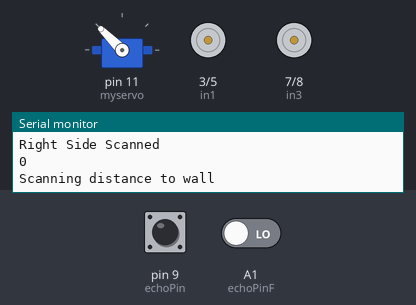
The sketch below on a simulated Arduino Uno, built with avr-gcc and run on an emulated ATmega328P. On the bench: servo, motor-driver pin pairs drawn as motors (green arrow = first pin HIGH = forward, orange = second pin HIGH = backward, longer = more drive), the last lines printed to the serial monitor. The test bench sets the inputs (shaded band); at power-on: pin 9 (echoPin) LOW, A1 (echoPinF) LOW.

Above: at 20.6 s.
20.7 s: pin 9 (echoPin) pulsed HIGH 5 times (0.12 s each, 0.3 s apart)
At 23.0 s:
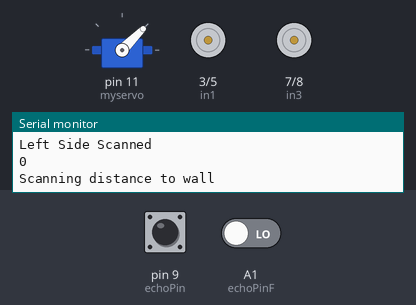
At 24.6 s:
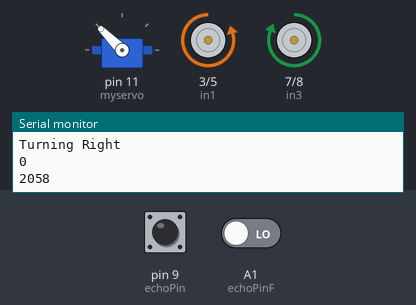
Timing chart, 0 to 35.6 s (numbered marks = the images above; inputs shaded):
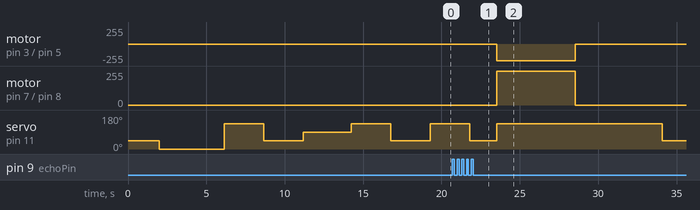

The sketch:

Arduino_Robot_Code_WServo_Degrees_AS.ino
```cpp
void(* resetFunc) (void) = 0;
//Defining connections for the motors
#define in1 3    //in1 (H-board) connected with 2 (Arduino)   Left
#define in2 5    //in2 (H-board) connected with 4 (Arduino)   Left                Probably change these values up here
#define in3 7    //in3 (H-board) connected with 7 (Arduino)   Right
#define in4 8    //in4 (H-board) connected with 8 (Arduino)   Right

//Definionnections for ultrasonic sensor
#define echoPin 9    //echo (Sensor) connected with PWM 9
#define trigPin 10   //trig (Sensor) connected with PWM 10
#define RESET 12     //restarts code

//
#define echoPinF A1    //echo (Sensor) connected with PWM 9
#define trigPinF A0   //trig (Sensor) connected with PWM 10

#include <Servo.h>
Servo myservo;

//Defining variables
long duration; //Long variable used to extend the amount of time the sensor records to properly measure the the speed of the wavelength when calculating distance
int distance; //variable for distance in centimeters
double Tim; //Time is in regards to miliseconds
int ang=0; //For Servo
int conWall=0;
int Left=0;
int Right=0;
double DWall=0;


//Defining variables for Front
long Fduration;
int Fdistance;
double FTim;
int Front=0;


void setup()
{
 myservo.attach(11);
 myservo.write(45);
 pinMode (trigPin, OUTPUT);     //The trig pin on the Servo Sensor
 pinMode (echoPin, INPUT);      //The echo pin on the Servo Sensor
 pinMode (trigPinF, OUTPUT);    //The trig pin on the Front Sensor
 pinMode (echoPinF, INPUT);     //The echo pin on the Front Sensor
 pinMode (in1, OUTPUT);         //In1 on the H-Board; Used to spin the left motor in the same direction as In3
 pinMode (in2, OUTPUT); //       //In2 on the H-Board; Used to spin the left motor in the same direction as In4  INPUT
 pinMode (in3, OUTPUT);         //In3 on the H-Board; Used to spin the right motor in the same direction as In1
 pinMode (in4, OUTPUT);          //In4 on the H-Board; Used to spin the right motor in the same direction as In2 INPUT

 Serial.begin(9600);            //Launches the Serial Monitor in 9600 baud
 Serial.println("Launching..."); //Just to know when the program starts
 Serial.println("(Failsafe Ready)");
 delay(2000);

 //Methods
 FindWall();                    //Used to find object
 TurnToWall();                  //Turns the robot in the direction of the wall
 LRCompare();                   //Possibly scan to detect which direction will allow the robot to move
 FollowWallSides();             //Wall following
 //More stuff                               The velocity is 3.989822670059037m/s (or 0.398982267005903668), the distance is found, and the time is t=d/v
}

double FindWall()
{
  do
  {
    myservo.write(ang);
    digitalWrite(trigPin, LOW);             //Doesn't trigger the Sensor
    delay(10);                              //The delay
    digitalWrite(trigPin, HIGH);            //Triggers the Sensor and the ultrasonic pulses
    delay(10);                              //Another delay
    digitalWrite(trigPin, LOW);             //Stops the Sensor
    duration=pulseIn(echoPin, HIGH);        //The echoPin activates and recieves the wave used by the trigPin
    distance=duration*0.0343/2;             //Distance=Duration*Speed of Sound (in centimeters)/the delay that the trigPin writes (in microseconds)
    Serial.print("Distance: ");             //Print
    Serial.print(distance);                 //Print
    Serial.println(" cm");                  //Prints and has the printing in the Serial Monitor be on separate lines
    ang=ang+1;
    delay (100);
  }
  while(ang<=135&&distance>=20);               //Change 40 to 20
    {
      if (distance<=20)                        //Change 40 to 20
      {
        ang=ang;
        Serial.print("Found nearby object: ");
        Serial.print(distance);
        Serial.print(" cm away at ");
        Serial.print(ang);
        Serial.println(" degrees");
        digitalWrite(trigPin, LOW);       //
        digitalWrite(echoPin, LOW);
        Serial.println("Scanning...paused");
        delay(1000);
        TurnToWall();
        Time();
        Approach();
      }
      if (ang>=135)
      {
        Serial.println("Task Failed: Reset");
        myservo.write(0);
        Serial.println("Repositioning Start...");
        Serial.println("Failsafe enabled");
        //Implement motors to either go foward by a little bit or spin to readjust itself
//       Realign ();
        resetFunc();
      }
    }
}

void TurnToWall()  //Used to change servo and readjust the motors
{
    if (ang>40&&ang<50)
  {
    Serial.println("Turning 45 degrees");
  analogWrite(in1,50);
  analogWrite(in4,50);
  delay(3);
  }
    if (ang>55&&ang<65)
  {
    Serial.println("Turning 30 degrees");
  analogWrite(in1,50);
  analogWrite(in4,50);
  delay(2);
  }
    if (ang>70&&ang<80)
  {
    Serial.println("Turning 15 degrees");
  analogWrite(in1,50);
  analogWrite(in4,50);
  delay(1);
  }
    if (ang>85&&ang<95)
  {
    //The only one that would be able to go forward; so nothing would happen
    Serial.println("Turning 0 degrees");
  }
    if (ang>100&&ang<110)
  {
    Serial.println("Turning 15 degrees");
  analogWrite(in2,50);
  analogWrite(in3,50);
  delay(1);
  }
    if (ang>115&&ang<125)
  {
    Serial.println("Turning 30 degrees");
  analogWrite(in2,50);
  analogWrite(in3,50);
  delay(2);
  }
    if (ang>130&&ang<140)
  {
    Serial.println("Turning 45 degrees");
  analogWrite(in2,50);
  analogWrite(in3,50);
  delay(3);
  }
}

void Time()
{
  //Basically use the distance given and divide by the velocity to find the time needed to determine how long the wheels should spin for


    digitalWrite(trigPin, LOW);             //Doesn't trigger the Sensor
    Serial.println("Scanning distance to wall");
    delay(10);                              //The delay
    digitalWrite(trigPin, HIGH);            //Triggers the Sensor and the ultrasonic pulses
    delay(10);                              //Another delay
    digitalWrite(trigPin, LOW);             //Stops the Sensor
    duration=pulseIn(echoPin, HIGH);        //The echoPin activates and recieves the wave used by the trigPin
  distance=duration*0.0343/2;
  Tim=distance/0.398982267005903668;
  Serial.print("Distance to wall: ");
  Serial.print(distance);
  Serial.println(" cm");
  Serial.print(Tim*0.1);                    //Multiplied by 0.001
  Serial.println(" seconds to approach object");
}

void Approach()
{
  int Right=0;
  int Left=0;
  analogWrite(in1,250);
  analogWrite(in3,255);                   //           I think these are reversed but I would have to test it
  delay(Tim*100);                  //either times 10 or 100
  analogWrite(in1,0);
  analogWrite(in3,0);
  delay(10);
  Serial.println("Here");
  Serial.println(distance);
  delay(1000);
  Serial.println(distance);
}

double LSide()
{
  myservo.write(135);
  digitalWrite(trigPin, LOW);             //Doesn't trigger the Sensor
  Serial.println("Scanning distance to wall");
  delay(10);                              //The delay
  digitalWrite(trigPin, HIGH);            //Triggers the Sensor and the ultrasonic pulses
  delay(10);                              //Another delay
  digitalWrite(trigPin, LOW);             //Stops the Sensor
  duration=pulseIn(echoPin, HIGH);        //The echoPin activates and recieves the wave used by the trigPin
  distance=duration*0.0343/2;
  Tim=distance/0.398982267005903668;
  delay (500);
  Left=distance;
  delay(1000);
  myservo.write(90);
  Serial.println("Left Side Scanned");
  Serial.println(distance);
  return Left;
}
double RSide()
{
  myservo.write(45);
  digitalWrite(trigPin, LOW);             //Doesn't trigger the Sensor
  Serial.println("Scanning distance to wall");
  delay(10);                              //The delay
  digitalWrite(trigPin, HIGH);            //Triggers the Sensor and the ultrasonic pulses
  delay(10);                              //Another delay
  digitalWrite(trigPin, LOW);             //Stops the Sensor
  duration=pulseIn(echoPin, HIGH);        //The echoPin activates and recieves the wave used by the trigPin
  distance=duration*0.0343/2;
  Tim=distance/0.398982267005903668;
  delay (500);
  Right=distance;
  delay(1000);
  myservo.write(90);
  Serial.println("Right Side Scanned");
  Serial.println(distance);
  return Right;
}

void LRCompare()
{
  LSide();
  RSide();
  if (Left>Right)  //Or unable to turn Right
  {
    Serial.println("Turning Left"); //I just put these to test but I do need to get the numbers at some point
    Serial.println(Left);
    Serial.println(Right);
    myservo.write(45);
    analogWrite(in1, 250);
    analogWrite(in4, 250);
    delay(500); //Approx of 45 degrees
    analogWrite(in1, 0);
    analogWrite(in4, 0);
  }
  if (Left<Right)  //Or unable to turn Left
  {
    Serial.println("Turning Right");   //This is where the motors will turn the robot to align parallel with the wall
    Serial.println(Left);
    Serial.println(Right);
    myservo.write(135);
    analogWrite(in2, 250);
    analogWrite(in3, 250);
    delay(5000);
    analogWrite(in2, 0);
    analogWrite(in3, 0);
  }
  if (LSide==RSide)  //I might set it to turn another direction (back it up and rescan) if it does not have enough distance to turn in either direction
  {
    Serial.println("Confused");
    if (Left<20||Right<20)                                                                                          //Backs up if either left or right are less than 20, otherwise it automatically turns left
    {
      analogWrite(in2, 10);
      analogWrite(in4, 10);
      delay(100);
    }
    else
    {
    //Turn Left
    Serial.println("Turning Left"); //I just put these to test but I do need to get the numbers at some point
    Serial.println(Left);
    Serial.println(Right);
    myservo.write(45);
    analogWrite(in1, 250);
    analogWrite(in4, 250);
    delay(5000); //Approx of 45 degrees
    analogWrite(in1, 0);
    analogWrite(in4, 0);
    }
  }
}

void FollowWallSides()
{
  //Constant scanning of the wall, while constanly changing the speeds of the motors to maintain a distance from the wall
  FrontSensor();
  SideSensor();
  Serial.println(Front);
  if (Front<10)
  {
    Serial.println("Wall");
    Serial.print(Front);
    Serial.println(" cm left");
    delay(1000);
    //Put digitalWrite statements here to stop the robot so it can reasses
    analogWrite(in1, 0);
    analogWrite(in2, 0);
    analogWrite(in3, 0);
    analogWrite(in4, 0);
    LSide();
    RSide();
    LRCompare();
  }
  if (Front>10)
  {
    Serial.println("DA");
    Serial.print(Front);
    Serial.println(" cm left until Wall");
    analogWrite(in1,250);           //     forward motors
    analogWrite(in3,250);
  }
  //If the robot turned Right
  if (DWall>30&&Left<Right)
  {
//    digitalWrite();
//    digitalWrite();
    Serial.println("Shift towards wall");
  }
  if (DWall<10&&Left<Right)
  {
//    digitalWrite();
//    digitalWrite();
    Serial.println("Shift away from wall");
  }
  if (DWall>40&&Left<Right)
  {
    LCorner();
  }
  //If the robot turned left
    if (DWall>30&&Right<Left)
  {
//    digitalWrite();
//    digitalWrite();
    Serial.println("Shift towards wall");
  }
  if (DWall<10&&Right<Left)
  {
//      digitalWrite();
//      digitalWrite();
    Serial.println("Shift away from wall");
  }
  if (DWall>40&&Right<Left)
  {
    RCorner();
  }

}

//Inside if-statements for Follow Wall Sides
void LCorner()
{
  //This is going to be if a corner is detected on the left, which will cause the robot to turn to the left to follow the corner
//  digitalWrite();
//  digitalWrite();
}

void RCorner()
{
  //Same as the other one but for the right side
//digitalWrite();
//digitalWrite();
}


double FrontSensor()
{
  //Checks forward
  digitalWrite(trigPinF, LOW);             //Doesn't trigger the Sensor
  Serial.println("Scanning distance to wall");
  delay(10);                              //The delay
  digitalWrite(trigPinF, HIGH);            //Triggers the Sensor and the ultrasonic pulses
  delay(10);                              //Another delay
  digitalWrite(trigPinF, LOW);             //Stops the Sensor
  Fduration=pulseIn(echoPinF, HIGH);        //The echoPin activates and recieves the wave used by the trigPin
  Fdistance=Fduration*0.0343/2;
  Front=Fdistance;
  FTim=Fdistance/0.398982267005903668;
  Serial.print("Distance to wall: ");
  Serial.print(Fdistance);
  Serial.println(" cm");
  Serial.print(FTim*0.1);                    //Multiplied by 0.001
  Serial.println(" seconds until collision");
  return Front;
}
double SideSensor()
{
  //Checks forward
  digitalWrite(trigPin, LOW);             //Doesn't trigger the Sensor
  Serial.println("Scanning distance to wall");
  delay(10);                              //The delay
  digitalWrite(trigPin, HIGH);            //Triggers the Sensor and the ultrasonic pulses
  delay(10);                              //Another delay
  digitalWrite(trigPin, LOW);             //Stops the Sensor
  duration=pulseIn(echoPin, HIGH);        //The echoPin activates and recieves the wave used by the trigPin
  distance=duration*0.0343/2;
  DWall=distance;
  Serial.print("Distance to wall@: ");
  Serial.print(distance);
  Serial.println(" cm");
  return DWall;
}


void loop()
{
  //LCorner or RCorner statement
  FollowWallSides();
}
```

Measured:
- after the input at 20.7 s, motor on pin 3 (in1) / pin 5 (in2): stopped → backward 250/255 after 2.8 s, → stopped 5.0 s later; motor on pin 7 (in3) / pin 8 (in4): stopped → forward 255/255 after 2.8 s, → stopped 5.0 s later
